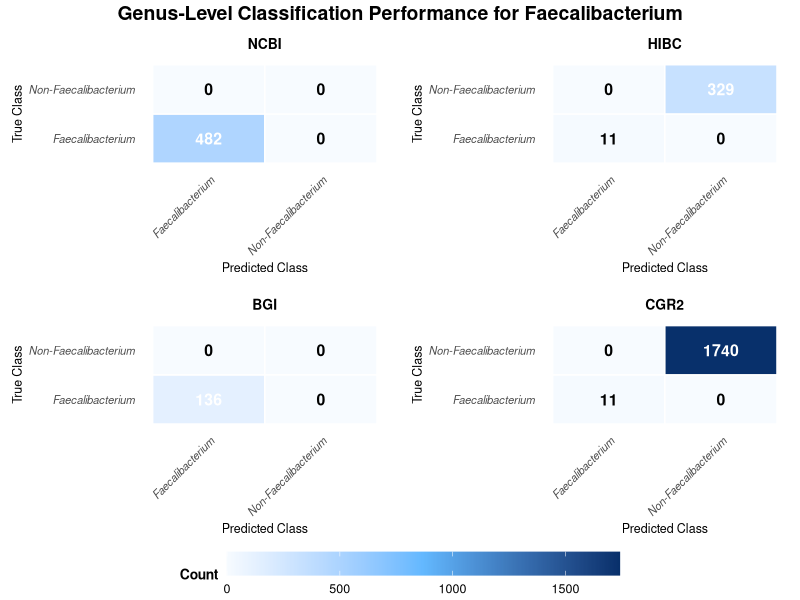

Reproduce this figure in R.
library(ggplot2)
library(reshape2)
library(dplyr)
library(gridExtra)
library(ggpubr)
library(grid)

# 定义颜色方案
col.scheme.heatmap <- c('#F7FBFF', 'steelblue1', '#08306B')

# 函数：创建混淆矩阵并绘制热图
plot_confusion_matrix <- function(data, dataset_name) {
  # 转换为矩阵
  matrix_data <- matrix(
    data = data,
    nrow = 2,
    byrow = TRUE,
    dimnames = list(
      c("Faecalibacterium", "Non-Faecalibacterium"),  # 真实类别
      c("Faecalibacterium", "Non-Faecalibacterium")   # 预测类别
    )
  )
  
  # 数据重塑
  df_counts <- melt(matrix_data, 
                    varnames = c("True Class", "Predicted Class"), 
                    value.name = "Count")
  
  # 确定文字颜色阈值
  max_count <- max(matrix_data)
  text_threshold <- ifelse(max_count == 0, 0, max_count / 2)
  
  # 绘制热图
  ggplot(df_counts, aes(x = `Predicted Class`, y = `True Class`)) +
    geom_tile(aes(fill = Count), color = "white", linewidth = 0.5) +
    geom_text(aes(label = Count), 
              color = ifelse(df_counts$Count > text_threshold, "white", "black"),
              size = 4, fontface = "bold") +
    scale_fill_gradientn(colours = col.scheme.heatmap, limits = c(0, 1740)) + 
    labs(
      title = dataset_name,
      x = "Predicted Class",
      y = "True Class",
      fill = "Count"
    ) +
    theme_minimal() +
    theme(
      plot.title = element_text(face = "bold", hjust = 0.5, size = 10, margin = margin(b = 5)),
      axis.text.x = element_text(angle = 45, hjust = 1, size = 8, face = "italic"),
      axis.text.y = element_text(size = 8, face = "italic"),
      axis.title.x = element_text(size = 9),
      axis.title.y = element_text(size = 9),
      legend.position = "none",
      panel.grid = element_blank(),
      plot.margin = unit(c(0.3, 0.3, 0.3, 0.3), "cm")
    )
}

# 四个数据集的数据
ncbi_data <- c(482, 0, 0, 0)
hibc_data <- c(11, 0, 0, 329)
allfna2_data <- c(136, 0, 0, 0)
cgr2_data <- c(11, 0, 0, 1740)

# 生成四个混淆矩阵图
p1 <- plot_confusion_matrix(ncbi_data, "NCBI")
p2 <- plot_confusion_matrix(hibc_data, "HIBC")
p3 <- plot_confusion_matrix(allfna2_data, "BGI")
p4 <- plot_confusion_matrix(cgr2_data, "CGR2")

# 创建共享图例
legend <- get_legend(
  p1 + theme(legend.position = "bottom", 
             legend.key.width = unit(2, "cm"),
             legend.title = element_text(face = "bold", size = 10),
             legend.text = element_text(size = 9))
)

# 组合四个子图
subplots <- arrangeGrob(p1, p2, p3, p4, ncol = 2)

# 创建大标题文本
main_title <- textGrob(
  "Genus-Level Classification Performance for Faecalibacterium",
  gp = gpar(fontface = "bold", fontsize = 14)
)

# 组合所有元素（标题 + 子图 + 图例）
combined_plot <- grid.arrange(
  main_title,
  subplots,
  legend,
  nrow = 3,
  heights = c(0.5, 10, 1)
)

# 显示组合图
print(combined_plot)
